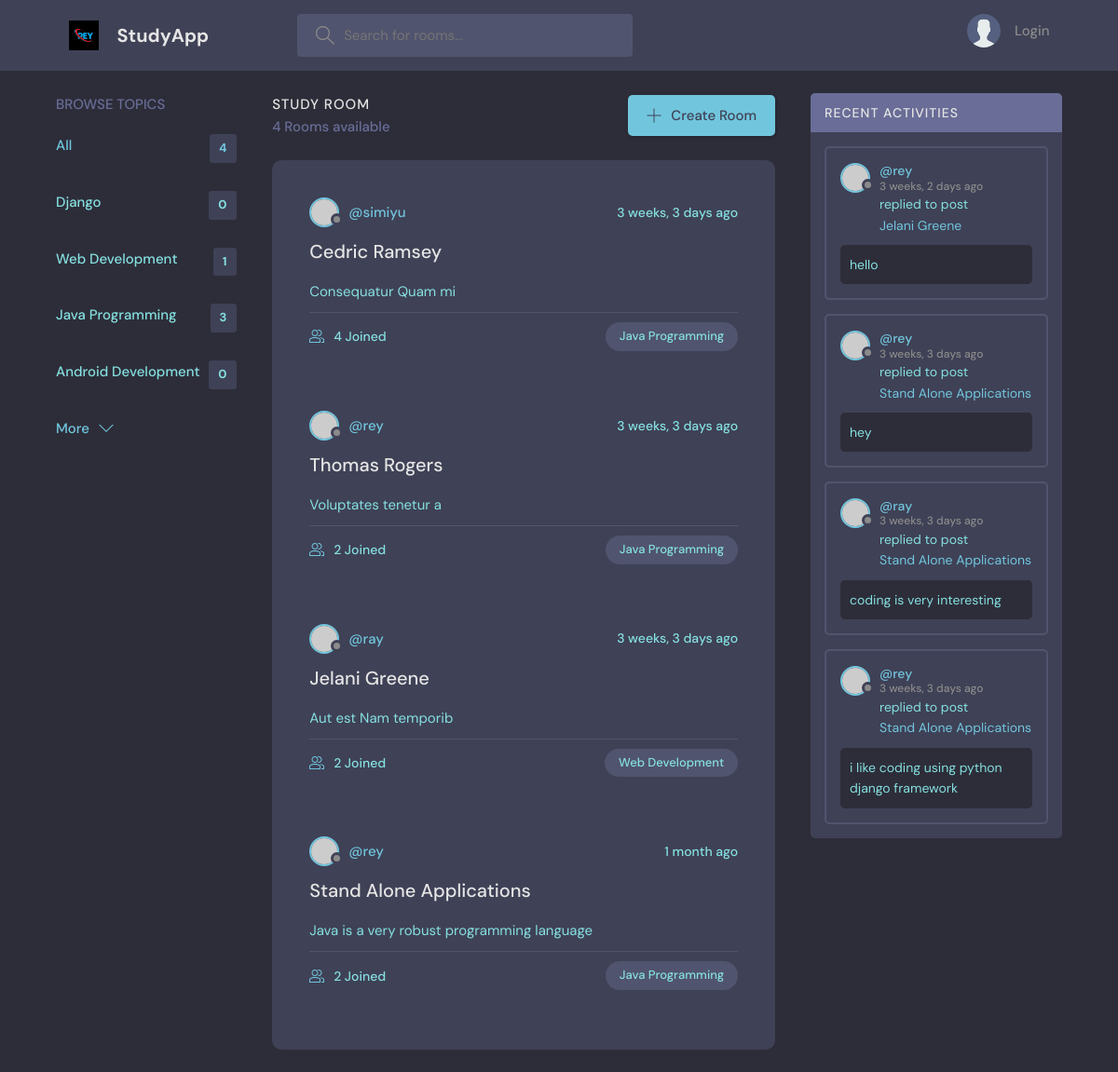
The page / on the database its author committed.
### base/models.py (models this page shows, shortened)
class Topic(models.Model):
    name=models.CharField(max_length=200)

class Room(models.Model):
    host=models.ForeignKey(User,on_delete=models.SET_NULL, null=True)
    topic=models.ForeignKey(Topic,on_delete=models.SET_NULL, null=True)
    name=models.CharField(max_length=100)
    description=models.TextField(null=True,blank=True)
    participants=models.ManyToManyField(User, related_name='participants', blank=True)
    created=models.DateTimeField(auto_now_add=True)
    updated=models.DateTimeField(auto_now=True)
    class Meta:
        ordering=['-created','-updated']
    def __str__(self):
        return self.name

class Message(models.Model):
    room=models.ForeignKey(Room,on_delete=models.CASCADE)
    user=models.ForeignKey(User,on_delete=models.CASCADE)
    body=models.TextField()
    created=models.DateTimeField(auto_now_add=True)
    updated=models.DateTimeField(auto_now=True)
    class Meta:
        ordering=['-created','-updated']
    def __str__(self):
        return self.body[0:50]

### base/views.py (the view)
# urls.py: 2. Add a URL to urlpatterns:  path('', Home.as_view(), name='home')
def Home(request):
    q = request.GET.get('q') if request.GET.get('q') != None else ''
    rooms = Room.objects.filter(Q(topic__name__icontains=q) |
                                Q(name__icontains=q) |
                                Q(description__icontains=q)
                                )
    topics = Topic.objects.all()
    room_count = rooms.count()
    room_messages=Message.objects.all().filter(Q(room__topic__name__icontains=q))
    context = {
        'rooms': rooms,
        'topics': topics,
        'room_count': room_count,
        'room_messages':room_messages,
    }
    return render(request, 'index.html', context)

### base/templates/index.html (shortened to what this page needs)
{% extends 'main.html' %}
{% block content %}
    <main class="layout layout--3">
      <div class="container">
        {% include 'topic_component.html' %}
        <div class="roomList">
          <div class="roomList__header">
            <div>
              <h2>Study Room</h2>
              <p>{{ room_count }} Rooms available</p>
            </div>
            <a class="btn btn--main" href="{% url 'create-room' %}">
              <svg version="1.1" xmlns="http://www.w3.org/2000/svg" width="32" height="32" viewBox="0 0 32 32">
                <title>add</title>
                <path
                  d="M16.943 0.943h-1.885v14.115h-14.115v1.885h14.115v14.115h1.885v-14.115h14.115v-1.885h-14.115v-14.115z"
                ></path>
              </svg>
              Create Room
            </a>
          </div>
          <div class="roomListRoom">
            {% include 'main_component.html' %}
          </div>
        </div>
        {% include 'activity_component.html' %}
      </div>
    </main>
   {% endblock %}

### base/templates/topic_component.html
<div class="topics">
    <div class="topics__header">
      <h2>Browse Topics</h2>
    </div>
    <ul class="topics__list">
      <li>
        <a href="{% url 'home' %}" class="active">All <span>{{ topics.count }}</span></a>
      </li>
      {% for topic in topics %}
      <li>
        <a href="{% url 'home' %}?q={{ topic.name }}">{{ topic.name }} <span>{{ topic.room_set.all.count  }}</span></a>
      </li>
      {% endfor %}
    </ul>
    <a class="btn btn--link" href="topics.html">
      More
      <svg version="1.1" xmlns="http://www.w3.org/2000/svg" width="32" height="32" viewBox="0 0 32 32">
        <title>chevron-down</title>
        <path d="M16 21l-13-13h-3l16 16 16-16h-3l-13 13z"></path>
      </svg>
    </a>
  </div>

### base/templates/main_component.html (shortened to what this page needs)
{% for room in rooms %}
<div class="roomListRoom">
  <div class="roomListRoom__header">
    <a href="{% url 'user_profile' room.host.id %}" class="roomListRoom__author">
      <div class="avatar avatar--small">
        <img src="https://randomuser.me/api/portraits/women/11.jpg" />
      </div>
      <span>@{{ room.host.username }}</span>
    </a>
    <div class="roomListRoom__actions">
      <span>{{ room.created|timesince }} ago</span>
    </div>
  </div>
  <div class="roomListRoom__content">
    <a href="{% url 'room' room.id %}">{{ room.name }}</a>
    <p>
      {{ room.description }}
    </p>
  </div>
  <div class="roomListRoom__meta">
    <a href="room.html" class="roomListRoom__joined">
      {{ room.participants.all.count }} Joined
    </a>
    <p class="roomListRoom__topic">{{ room.topic.name }}</p>
  </div>
</div>
{% endfor %}

### base/templates/activity_component.html (shortened to what this page needs)
<div class="activities">
    <div class="activities__header">
      <h2>Recent Activities</h2>
    </div>
{% for message in room_messages %}
    <div class="activities__box">
      <div class="activities__boxHeader roomListRoom__header">
        <a href="{% url 'user_profile' message.user.id %}" class="roomListRoom__author">
          <div class="avatar avatar--small">
            <img src="https://randomuser.me/api/portraits/women/11.jpg" />
          </div>
          <p>
            @{{ message.user }}
            <span>{{ message.created|timesince }} ago</span>
          </p>
        </a>
      </div>
      <div class="activities__boxContent">
        <p>replied to post <a href="{% url 'room' message.room.id %}">{{ message.room }}</a></p>
        <div class="activities__boxRoomContent">
            {{ message.body }}
        </div>
      </div>
    </div>
    {% endfor %}
  </div>

### rows shown on the page
Topic: name "Django", room_set.all.count "0"
Topic: name "Web Development", room_set.all.count "1"
Topic: name "Java Programming", room_set.all.count "3"
Topic: name "Android Development", room_set.all.count "0"
Room: host.username "simiyu", created "3 weeks, 3 days", name "Cedric Ramsey", description "Consequatur Quam mi", participants.all.count "4", topic.name "Java Programming"
Room: host.username "rey", created "3 weeks, 3 days", name "Thomas Rogers", description "Voluptates tenetur a", participants.all.count "2", topic.name "Java Programming"
Room: host.username "ray", created "3 weeks, 3 days", name "Jelani Greene", description "Aut est Nam temporib", participants.all.count "2", topic.name "Web Development"
Room: host.username "rey", created "1 month", name "Stand Alone Applications", description "Java is a very robust programming language", participants.all.count "2", topic.name "Java Programming"
Message: user "rey", created "3 weeks, 2 days", room "Jelani Greene", body "hello"
Message: user "rey", created "3 weeks, 3 days", room "Stand Alone Applications", body "hey"
Message: user "ray", created "3 weeks, 3 days", room "Stand Alone Applications", body "coding is very interesting"
Message: user "rey", created "3 weeks, 3 days", room "Stand Alone Applications", body "i like coding using python django framework"

### other values the page prints
{{ topics.count }} "4"
{{ room_count }} "4"
